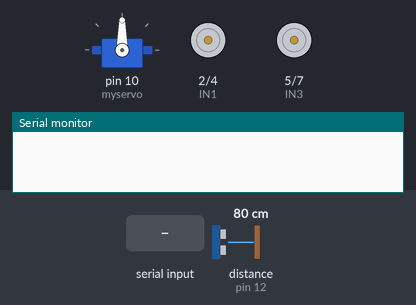
Recording of a sketch running on a simulated Arduino Uno, built with avr-gcc and run on an emulated ATmega328P. Parts: servo, motor-driver pin pairs drawn as motors (green arrow = first pin HIGH = forward, orange = second pin HIGH = backward, longer = more drive, scaled by the enable pin), the last lines printed to the serial monitor. Inputs (shaded band) come from the test bench; at power-on: distance to the obstacle (sensor on pin 12) 80 cm. The echo pulse lasts 58.3 µs per cm.

Above: at 1.2 s.
1.3 s: "Y" received over Serial
At 2.5 s:
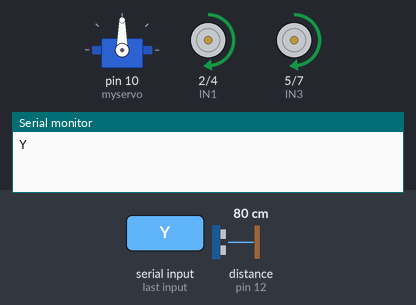
2.8 s: distance to the obstacle (sensor on pin 12) set to 63 cm
4.3 s: distance to the obstacle (sensor on pin 12) set to 56 cm
At 4.7 s:
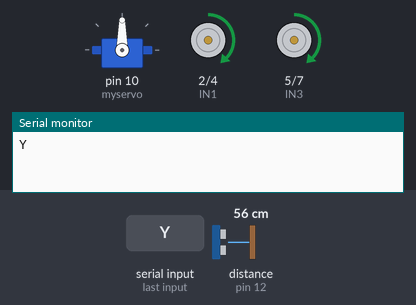
5.8 s: "X" received over Serial
At 6.7 s:
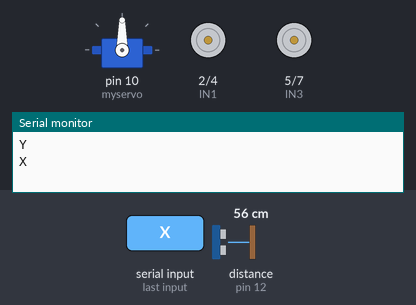
7.3 s: "C" received over Serial
At 7.9 s:
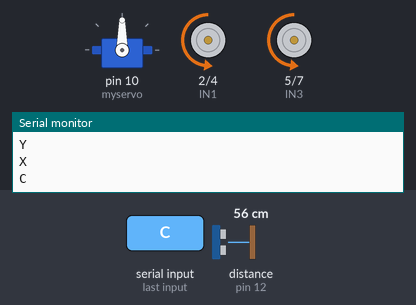
8.8 s: "A" received over Serial
At 10.2 s:
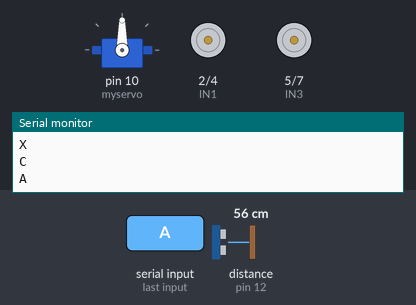
Timing chart, 0 to 11.3 s (numbered marks = the images above; inputs shaded):
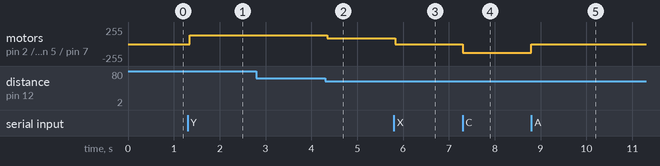

The sketch:

Code.ino
```cpp
#include<Servo.h>
Servo myservo ;

int IN1 = 2 ;//Motor 1
int IN2 = 4 ;
int EN1 = 3 ;

int IN3 = 5 ;//Motor 2
int IN4 = 7 ;
int EN2 = 6 ;

int IR1 = 8 ; //Left
int IR2 = 9 ; //Right

int trig = 11 ;//Ultrasonic
int echo = 12 ;
float duration , distance ;

int mode = 1 ;

void setup()
{
  myservo.attach(10);

  pinMode(EN1, OUTPUT);
  pinMode(IN1, OUTPUT);
  pinMode(IN2, OUTPUT);
  pinMode(EN2, OUTPUT);
  pinMode(IN3, OUTPUT);
  pinMode(IN4, OUTPUT);

  pinMode(IR1 , INPUT);
  pinMode(IR2 , INPUT);

  pinMode(trig , OUTPUT);
  pinMode(echo , INPUT);
  Serial.begin(9600);
  myservo.write(90);
}

void loop()
{
  if (Serial.available() > 0)
  {
    char command = Serial.read();
    Serial.println(command);
    if (command == 'X' )
    {
      mode = 1 ;
      MoveStop();
    }
    else if (command == 'Y')
    {
      mode = 2 ;
      MoveStop();
    }
    else if(command =='Z')
    {
      mode = 3 ;
      MoveStop();
    }


    if (mode == 1)
    {
      if (command == 'A')
      {
        MoveStop();
      }
      else if (command == 'B')
      {
         setSpeed(130 , 130);
         MoveForward();
      }
      else if (command == 'C')
      {
        setSpeed(130 , 130);
        MoveBackward();
      }
      else if (command == 'D')
      {
        setSpeed(150 ,150);
        MoveRight();
      }
      else if (command == 'E')
      {
        setSpeed(150 , 150);
        MoveLeft();
      }
    }
  }

  if (mode == 2)
  {
    obstacleAvoid();
  }

  else if (mode == 3)
  {
    LineFollowing();
  }
}

float ultrasonic()
{
  float sum = 0;

  for (int j = 0; j < 3; j++)
  {
    digitalWrite(trig, LOW);
    delayMicroseconds(5);

    digitalWrite(trig, HIGH);
    delayMicroseconds(10);
    digitalWrite(trig, LOW);

    duration = pulseIn(echo, HIGH);
    sum += 0.0343 * (duration / 2);

    delay(10);
  }

  distance = sum / 3;
  return distance;
}

void setSpeed(int speedVal1 , int speedVal2)
{
  analogWrite(EN1, speedVal1);
  analogWrite(EN2, speedVal2);
}

void MoveForward()
{
  digitalWrite(IN1, HIGH);
  digitalWrite(IN2, LOW);
  digitalWrite(IN3, HIGH);
  digitalWrite(IN4, LOW);
}

void MoveBackward()
{
  digitalWrite(IN1, LOW);
  digitalWrite(IN2, HIGH);
  digitalWrite(IN3, LOW);
  digitalWrite(IN4, HIGH);
}

void MoveStop()
{
  digitalWrite(IN1, LOW);
  digitalWrite(IN2, LOW);
  digitalWrite(IN3, LOW);
  digitalWrite(IN4, LOW);
}

void MoveRight()
{
  digitalWrite(IN1, HIGH);
  digitalWrite(IN2, LOW);
  digitalWrite(IN3, LOW);
  digitalWrite(IN4, HIGH);
}

void MoveLeft()
{
  digitalWrite(IN1, LOW);
  digitalWrite(IN2, HIGH);
  digitalWrite(IN3, HIGH);
  digitalWrite(IN4, LOW);
}

void obstacleAvoid()
{
  distance = ultrasonic();

  if (distance > 60)
  {
    setSpeed(130 , 130);
    MoveForward();
  }
  else if (distance > 35)
  {
    setSpeed(90 , 90);
    MoveForward();
  }
  else
  {
    MoveStop();
    delay(300);

    int maxdistance = 0;
    int Angle = 90;

    for (int i = 0; i <= 180; i += 30)
    {
      myservo.write(i);
      delay(300);

      float zdistance = ultrasonic();

      if (zdistance > maxdistance)
      {
        maxdistance = zdistance;
        Angle = i;
      }
    }

    myservo.write(90);
    delay(200);

    if (Angle < 70)
    {
      setSpeed(130 , 130);
      MoveRight();
      delay(500);
    }
    else if (Angle > 110)
    {
      setSpeed(130 , 130);
      MoveLeft();
      delay(500);
    }
    else
    {
      setSpeed(130 , 130);
      MoveForward();
    }
  }
}

void LineFollowing()
{
  int left = digitalRead(IR1);
  int right = digitalRead(IR2);

  if(left == 0 && right == 0)
  {
    setSpeed(90 , 90);
    MoveForward();
  }

  else if(left == 0 && right == 1)
  {
    setSpeed(90 , 110);
     MoveLeft();
  }
  else if(left == 1 && right == 0)
  {
   setSpeed(110 , 90);
   MoveRight();
  }

  else
  {
    MoveStop();
  }
}
```

Measured:
- the behaviour switches between 61 and 60 cm on distance to the obstacle (sensor on pin 12) (found by bisection; images 1 and 2)
- after the input at 1.3 s, motor on pin 2 (IN1) / pin 4 (IN2), motor on pin 5 (IN3) / pin 7 (IN4): stopped → forward 130/255 after 0.05 s
- after the input at 2.8 s, every drawn part: stays the same
- after the input at 4.3 s, motor on pin 2 (IN1) / pin 4 (IN2), motor on pin 5 (IN3) / pin 7 (IN4): forward 130/255 → forward 90/255 at once
- after the input at 5.8 s, motor on pin 2 (IN1) / pin 4 (IN2), motor on pin 5 (IN3) / pin 7 (IN4): forward 90/255 → stopped at once
- after the input at 7.3 s, motor on pin 2 (IN1) / pin 4 (IN2), motor on pin 5 (IN3) / pin 7 (IN4): stopped → backward 130/255 at once
- after the input at 8.8 s, motor on pin 2 (IN1) / pin 4 (IN2), motor on pin 5 (IN3) / pin 7 (IN4): backward 130/255 → stopped at once
